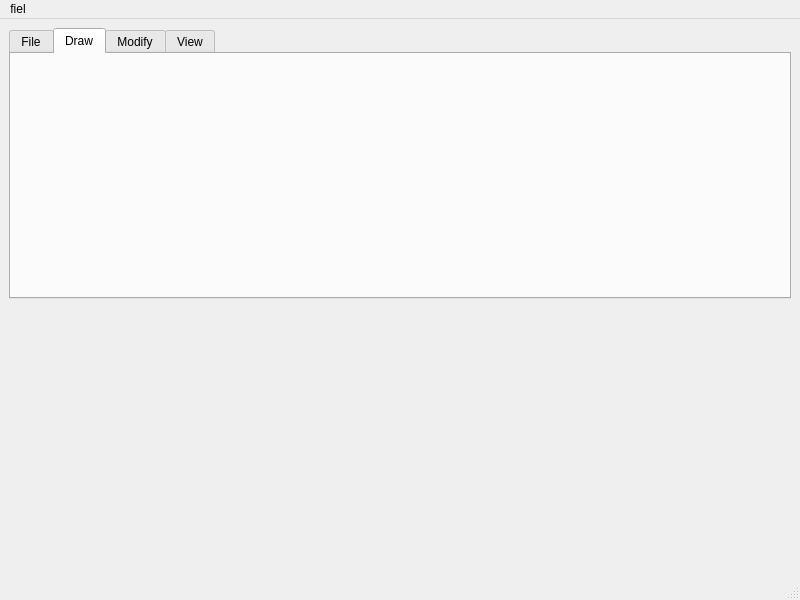
<?xml version="1.0" encoding="UTF-8"?>
<ui version="4.0">
 <class>MainWindow</class>
 <widget class="QMainWindow" name="MainWindow">
  <property name="geometry">
   <rect>
    <x>0</x>
    <y>0</y>
    <width>800</width>
    <height>600</height>
   </rect>
  </property>
  <property name="windowTitle">
   <string>MainWindow</string>
  </property>
  <widget class="QWidget" name="centralwidget">
   <layout class="QVBoxLayout" name="verticalLayout">
    <item>
     <widget class="QTabWidget" name="tabWidget">
      <property name="currentIndex">
       <number>1</number>
      </property>
      <widget class="QWidget" name="FileTab">
       <attribute name="title">
        <string>File</string>
       </attribute>
       <widget class="QWidget" name="horizontalLayoutWidget_2">
        <property name="geometry">
         <rect>
          <x>0</x>
          <y>10</y>
          <width>311</width>
          <height>71</height>
         </rect>
        </property>
        <layout class="QHBoxLayout" name="FileHLayout">
         <item>
          <widget class="QToolButton" name="NewTB">
           <property name="toolTip">
            <string>&lt;html&gt;&lt;head/&gt;&lt;body&gt;&lt;p&gt;&lt;img src=&quot;:/icons/icons/New file.png&quot;/&gt;&lt;/p&gt;&lt;/body&gt;&lt;/html&gt;</string>
           </property>
           <property name="text">
            <string>New</string>
           </property>
           <property name="toolButtonStyle">
            <enum>Qt::ToolButtonTextUnderIcon</enum>
           </property>
          </widget>
         </item>
         <item>
          <widget class="QToolButton" name="OpenTB">
           <property name="text">
            <string>Open</string>
           </property>
           <property name="toolButtonStyle">
            <enum>Qt::ToolButtonTextUnderIcon</enum>
           </property>
          </widget>
         </item>
         <item>
          <widget class="QToolButton" name="SaveTB">
           <property name="text">
            <string>Save</string>
           </property>
           <property name="toolButtonStyle">
            <enum>Qt::ToolButtonTextUnderIcon</enum>
           </property>
          </widget>
         </item>
         <item>
          <widget class="QToolButton" name="SaveAsTB">
           <property name="text">
            <string>Save AS</string>
           </property>
           <property name="toolButtonStyle">
            <enum>Qt::ToolButtonTextUnderIcon</enum>
           </property>
          </widget>
         </item>
         <item>
          <widget class="QToolButton" name="ExitTB">
           <property name="text">
            <string>Exit</string>
           </property>
           <property name="toolButtonStyle">
            <enum>Qt::ToolButtonTextUnderIcon</enum>
           </property>
          </widget>
         </item>
        </layout>
       </widget>
      </widget>
      <widget class="QWidget" name="DrawTab">
       <attribute name="title">
        <string>Draw</string>
       </attribute>
      </widget>
      <widget class="QWidget" name="ModifyTab">
       <attribute name="title">
        <string>Modify</string>
       </attribute>
      </widget>
      <widget class="QWidget" name="ViewTab">
       <attribute name="title">
        <string>View</string>
       </attribute>
      </widget>
     </widget>
    </item>
    <item>
     <spacer name="verticalSpacer">
      <property name="orientation">
       <enum>Qt::Vertical</enum>
      </property>
      <property name="sizeHint" stdset="0">
       <size>
        <width>38</width>
        <height>257</height>
       </size>
      </property>
     </spacer>
    </item>
   </layout>
  </widget>
  <widget class="QMenuBar" name="menubar">
   <property name="geometry">
    <rect>
     <x>0</x>
     <y>0</y>
     <width>800</width>
     <height>26</height>
    </rect>
   </property>
   <widget class="QMenu" name="menufiel">
    <property name="title">
     <string>fiel</string>
    </property>
   </widget>
   <addaction name="menufiel"/>
  </widget>
  <widget class="QStatusBar" name="statusbar"/>
  <action name="actionNew">
   <property name="icon">
    <iconset resource="res.qrc">
     <normaloff>:/icons/icons/New file.png</normaloff>:/icons/icons/New file.png</iconset>
   </property>
   <property name="text">
    <string>New</string>
   </property>
   <property name="toolTip">
    <string>New</string>
   </property>
  </action>
  <action name="actionOpen">
   <property name="icon">
    <iconset resource="res.qrc">
     <normaloff>:/icons/icons/Open file.png</normaloff>:/icons/icons/Open file.png</iconset>
   </property>
   <property name="text">
    <string>Open</string>
   </property>
   <property name="toolTip">
    <string>Open</string>
   </property>
  </action>
  <action name="actionSave">
   <property name="icon">
    <iconset resource="res.qrc">
     <normaloff>:/icons/icons/Save.png</normaloff>:/icons/icons/Save.png</iconset>
   </property>
   <property name="text">
    <string>Save</string>
   </property>
   <property name="toolTip">
    <string>Save</string>
   </property>
  </action>
  <action name="actionSaveAs">
   <property name="icon">
    <iconset resource="res.qrc">
     <normaloff>:/icons/icons/Save as.png</normaloff>:/icons/icons/Save as.png</iconset>
   </property>
   <property name="text">
    <string>SaveAs</string>
   </property>
   <property name="toolTip">
    <string>SaveAS</string>
   </property>
  </action>
  <action name="actionExit">
   <property name="icon">
    <iconset resource="res.qrc">
     <normaloff>:/icons/icons/Exit.png</normaloff>:/icons/icons/Exit.png</iconset>
   </property>
   <property name="text">
    <string>Exit</string>
   </property>
   <property name="toolTip">
    <string>Exit</string>
   </property>
  </action>
 </widget>
 <resources>
  <include location="res.qrc"/>
 </resources>
 <connections/>
</ui>
